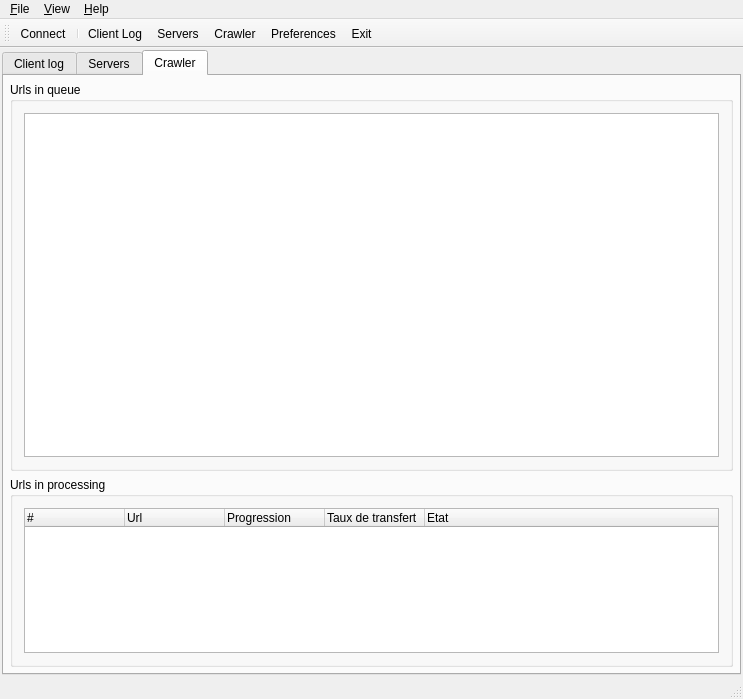
<?xml version="1.0" encoding="UTF-8"?>
<ui version="4.0">
 <author>ANNEHEIM Geoffrey</author>
 <class>MCClientMainWindow</class>
 <widget class="QMainWindow" name="MCClientMainWindow">
  <property name="geometry">
   <rect>
    <x>0</x>
    <y>0</y>
    <width>743</width>
    <height>699</height>
   </rect>
  </property>
  <property name="windowTitle">
   <string>ServerMainWindow</string>
  </property>
  <widget class="QWidget" name="centralWidget">
   <layout class="QVBoxLayout">
    <property name="spacing">
     <number>6</number>
    </property>
    <property name="margin">
     <number>2</number>
    </property>
    <item>
     <widget class="MyQTabWidget" name="tabWidgetForms">
      <property name="currentIndex">
       <number>2</number>
      </property>
      <widget class="QWidget" name="tabClientLog">
       <attribute name="title">
        <string>Client log</string>
       </attribute>
       <layout class="QVBoxLayout">
        <property name="margin">
         <number>0</number>
        </property>
        <item>
         <widget class="CLogTreeWidget" name="treeWidgetClientLog">
          <property name="autoScroll">
           <bool>false</bool>
          </property>
          <property name="editTriggers">
           <set>QAbstractItemView::NoEditTriggers</set>
          </property>
          <property name="selectionMode">
           <enum>QAbstractItemView::NoSelection</enum>
          </property>
          <property name="iconSize">
           <size>
            <width>16</width>
            <height>16</height>
           </size>
          </property>
          <property name="rootIsDecorated">
           <bool>false</bool>
          </property>
          <property name="itemsExpandable">
           <bool>false</bool>
          </property>
          <property name="allColumnsShowFocus">
           <bool>true</bool>
          </property>
          <property name="wordWrap">
           <bool>true</bool>
          </property>
          <property name="expandsOnDoubleClick">
           <bool>false</bool>
          </property>
          <column>
           <property name="text">
            <string notr="true">1</string>
           </property>
          </column>
         </widget>
        </item>
        <item>
         <layout class="QHBoxLayout">
          <item>
           <spacer>
            <property name="orientation">
             <enum>Qt::Horizontal</enum>
            </property>
            <property name="sizeHint" stdset="0">
             <size>
              <width>40</width>
              <height>20</height>
             </size>
            </property>
           </spacer>
          </item>
          <item>
           <widget class="QPushButton" name="buttonClientLogCopy">
            <property name="text">
             <string>Copy To Clipboard</string>
            </property>
           </widget>
          </item>
          <item>
           <widget class="QPushButton" name="buttonClientLogClear">
            <property name="text">
             <string>Clean</string>
            </property>
           </widget>
          </item>
         </layout>
        </item>
       </layout>
      </widget>
      <widget class="QWidget" name="tabServers">
       <attribute name="title">
        <string>Servers</string>
       </attribute>
       <layout class="QHBoxLayout">
        <property name="margin">
         <number>0</number>
        </property>
        <item>
         <widget class="MCServersTreeWidget" name="treeWidgetServers">
          <property name="autoScroll">
           <bool>false</bool>
          </property>
          <property name="editTriggers">
           <set>QAbstractItemView::NoEditTriggers</set>
          </property>
          <property name="selectionMode">
           <enum>QAbstractItemView::ExtendedSelection</enum>
          </property>
          <property name="iconSize">
           <size>
            <width>16</width>
            <height>16</height>
           </size>
          </property>
          <property name="rootIsDecorated">
           <bool>false</bool>
          </property>
          <property name="itemsExpandable">
           <bool>false</bool>
          </property>
          <property name="sortingEnabled">
           <bool>true</bool>
          </property>
          <property name="animated">
           <bool>true</bool>
          </property>
          <property name="allColumnsShowFocus">
           <bool>true</bool>
          </property>
          <property name="expandsOnDoubleClick">
           <bool>false</bool>
          </property>
          <attribute name="headerShowSortIndicator" stdset="0">
           <bool>true</bool>
          </attribute>
          <column>
           <property name="text">
            <string notr="true">1</string>
           </property>
          </column>
         </widget>
        </item>
        <item>
         <layout class="QVBoxLayout">
          <item>
           <widget class="QPushButton" name="buttonConnectDisconnect">
            <property name="text">
             <string>Connect</string>
            </property>
           </widget>
          </item>
          <item>
           <widget class="QGroupBox" name="groupBoxAddServer">
            <property name="sizePolicy">
             <sizepolicy hsizetype="Fixed" vsizetype="Preferred">
              <horstretch>0</horstretch>
              <verstretch>0</verstretch>
             </sizepolicy>
            </property>
            <property name="title">
             <string>Add a server</string>
            </property>
            <layout class="QVBoxLayout">
             <item>
              <layout class="QHBoxLayout">
               <item>
                <layout class="QVBoxLayout">
                 <item>
                  <widget class="QLabel" name="lblAddServerIP">
                   <property name="text">
                    <string>IP address :</string>
                   </property>
                   <property name="buddy">
                    <cstring>textAddServerIP</cstring>
                   </property>
                  </widget>
                 </item>
                 <item>
                  <widget class="QLineEdit" name="textAddServerIP">
                   <property name="sizePolicy">
                    <sizepolicy hsizetype="Fixed" vsizetype="Fixed">
                     <horstretch>0</horstretch>
                     <verstretch>0</verstretch>
                    </sizepolicy>
                   </property>
                   <property name="minimumSize">
                    <size>
                     <width>100</width>
                     <height>0</height>
                    </size>
                   </property>
                   <property name="maximumSize">
                    <size>
                     <width>100</width>
                     <height>16777215</height>
                    </size>
                   </property>
                   <property name="baseSize">
                    <size>
                     <width>0</width>
                     <height>0</height>
                    </size>
                   </property>
                  </widget>
                 </item>
                </layout>
               </item>
               <item>
                <spacer>
                 <property name="orientation">
                  <enum>Qt::Horizontal</enum>
                 </property>
                 <property name="sizeType">
                  <enum>QSizePolicy::Fixed</enum>
                 </property>
                 <property name="sizeHint" stdset="0">
                  <size>
                   <width>10</width>
                   <height>20</height>
                  </size>
                 </property>
                </spacer>
               </item>
               <item>
                <layout class="QVBoxLayout">
                 <item>
                  <widget class="QLabel" name="lblAddServerPort">
                   <property name="text">
                    <string>Port :</string>
                   </property>
                   <property name="buddy">
                    <cstring>spinBoxAddServerPort</cstring>
                   </property>
                  </widget>
                 </item>
                 <item>
                  <widget class="QSpinBox" name="spinBoxAddServerPort">
                   <property name="sizePolicy">
                    <sizepolicy hsizetype="Fixed" vsizetype="Fixed">
                     <horstretch>0</horstretch>
                     <verstretch>0</verstretch>
                    </sizepolicy>
                   </property>
                   <property name="minimumSize">
                    <size>
                     <width>60</width>
                     <height>0</height>
                    </size>
                   </property>
                   <property name="minimum">
                    <number>1</number>
                   </property>
                   <property name="maximum">
                    <number>65535</number>
                   </property>
                   <property name="value">
                    <number>8080</number>
                   </property>
                  </widget>
                 </item>
                </layout>
               </item>
              </layout>
             </item>
             <item>
              <widget class="QLabel" name="lblAddServerName">
               <property name="text">
                <string>Name :</string>
               </property>
               <property name="buddy">
                <cstring>textAddServerIP</cstring>
               </property>
              </widget>
             </item>
             <item>
              <widget class="QLineEdit" name="textAddServerName">
               <property name="maxLength">
                <number>64</number>
               </property>
              </widget>
             </item>
             <item>
              <layout class="QHBoxLayout">
               <item>
                <spacer>
                 <property name="orientation">
                  <enum>Qt::Horizontal</enum>
                 </property>
                 <property name="sizeHint" stdset="0">
                  <size>
                   <width>58</width>
                   <height>13</height>
                  </size>
                 </property>
                </spacer>
               </item>
               <item>
                <widget class="QPushButton" name="buttonAddServer">
                 <property name="text">
                  <string>Add</string>
                 </property>
                </widget>
               </item>
              </layout>
             </item>
            </layout>
           </widget>
          </item>
          <item>
           <spacer>
            <property name="orientation">
             <enum>Qt::Vertical</enum>
            </property>
            <property name="sizeHint" stdset="0">
             <size>
              <width>20</width>
              <height>40</height>
             </size>
            </property>
           </spacer>
          </item>
         </layout>
        </item>
       </layout>
      </widget>
      <widget class="QWidget" name="tabCrawler">
       <attribute name="title">
        <string>Crawler</string>
       </attribute>
       <layout class="QVBoxLayout">
        <property name="margin">
         <number>6</number>
        </property>
        <item>
         <widget class="QGroupBox" name="groupBoxCrawlerUrlsInQueue">
          <property name="sizePolicy">
           <sizepolicy hsizetype="Preferred" vsizetype="Preferred">
            <horstretch>0</horstretch>
            <verstretch>0</verstretch>
           </sizepolicy>
          </property>
          <property name="title">
           <string>Urls in queue</string>
          </property>
          <layout class="QVBoxLayout">
           <item>
            <widget class="QListView" name="listViewCrawlerUrlsInQueue"/>
           </item>
          </layout>
         </widget>
        </item>
        <item>
         <widget class="QGroupBox" name="groupBoxCrawlerUrlsInProcessing">
          <property name="maximumSize">
           <size>
            <width>16777215</width>
            <height>190</height>
           </size>
          </property>
          <property name="title">
           <string>Urls in processing</string>
          </property>
          <layout class="QVBoxLayout">
           <item>
            <widget class="TreeWidgetThreadsInfos" name="treeWidgetThreadsInfos">
             <property name="sizeIncrement">
              <size>
               <width>0</width>
               <height>0</height>
              </size>
             </property>
             <property name="styleSheet">
              <string notr="true"/>
             </property>
             <property name="autoScroll">
              <bool>false</bool>
             </property>
             <property name="editTriggers">
              <set>QAbstractItemView::NoEditTriggers</set>
             </property>
             <property name="showDropIndicator" stdset="0">
              <bool>false</bool>
             </property>
             <property name="selectionMode">
              <enum>QAbstractItemView::NoSelection</enum>
             </property>
             <property name="autoExpandDelay">
              <number>-1</number>
             </property>
             <property name="indentation">
              <number>20</number>
             </property>
             <property name="rootIsDecorated">
              <bool>false</bool>
             </property>
             <property name="uniformRowHeights">
              <bool>true</bool>
             </property>
             <property name="itemsExpandable">
              <bool>false</bool>
             </property>
             <property name="allColumnsShowFocus">
              <bool>true</bool>
             </property>
             <property name="wordWrap">
              <bool>false</bool>
             </property>
             <property name="expandsOnDoubleClick">
              <bool>false</bool>
             </property>
             <property name="columnCount">
              <number>5</number>
             </property>
             <column>
              <property name="text">
               <string>#</string>
              </property>
             </column>
             <column>
              <property name="text">
               <string>Url</string>
              </property>
             </column>
             <column>
              <property name="text">
               <string>Progression</string>
              </property>
             </column>
             <column>
              <property name="text">
               <string>Taux de transfert</string>
              </property>
             </column>
             <column>
              <property name="text">
               <string>Etat</string>
              </property>
             </column>
            </widget>
           </item>
          </layout>
         </widget>
        </item>
       </layout>
      </widget>
     </widget>
    </item>
   </layout>
  </widget>
  <widget class="QMenuBar" name="menuBar">
   <property name="geometry">
    <rect>
     <x>0</x>
     <y>0</y>
     <width>743</width>
     <height>21</height>
    </rect>
   </property>
   <widget class="QMenu" name="menuFile">
    <property name="title">
     <string>&amp;File</string>
    </property>
    <addaction name="doFilePreferences"/>
    <addaction name="separator"/>
    <addaction name="doFileExit"/>
   </widget>
   <widget class="QMenu" name="menuView">
    <property name="title">
     <string>&amp;View</string>
    </property>
    <widget class="QMenu" name="menuViewToolBars">
     <property name="title">
      <string>Toolbars</string>
     </property>
    </widget>
    <addaction name="menuViewToolBars"/>
    <addaction name="doViewStatusBar"/>
   </widget>
   <widget class="QMenu" name="menuHelp">
    <property name="title">
     <string>&amp;Help</string>
    </property>
    <addaction name="doHelpAbout"/>
    <addaction name="doHelpAboutQt"/>
   </widget>
   <addaction name="menuFile"/>
   <addaction name="menuView"/>
   <addaction name="menuHelp"/>
  </widget>
  <widget class="QToolBar" name="mainToolBar">
   <property name="sizePolicy">
    <sizepolicy hsizetype="Expanding" vsizetype="Preferred">
     <horstretch>0</horstretch>
     <verstretch>0</verstretch>
    </sizepolicy>
   </property>
   <property name="windowTitle">
    <string>Main menu</string>
   </property>
   <property name="iconSize">
    <size>
     <width>64</width>
     <height>64</height>
    </size>
   </property>
   <property name="toolButtonStyle">
    <enum>Qt::ToolButtonTextUnderIcon</enum>
   </property>
   <property name="floatable">
    <bool>false</bool>
   </property>
   <attribute name="toolBarArea">
    <enum>TopToolBarArea</enum>
   </attribute>
   <attribute name="toolBarBreak">
    <bool>false</bool>
   </attribute>
   <addaction name="doMainToolBarConnectDisconnect"/>
   <addaction name="separator"/>
   <addaction name="doMainToolBarClientLog"/>
   <addaction name="doMainToolBarServers"/>
   <addaction name="doMainToolBarCrawler"/>
   <addaction name="doMainToolBarPreferences"/>
   <addaction name="doMainToolBarExit"/>
  </widget>
  <widget class="QStatusBar" name="statusbar"/>
  <action name="doMainToolBarExit">
   <property name="icon">
    <iconset resource="../Shared/shared.qrc">
     <normaloff>:/MainToolBar/ExitIcon</normaloff>:/MainToolBar/ExitIcon</iconset>
   </property>
   <property name="text">
    <string>Exit</string>
   </property>
   <property name="toolTip">
    <string>Exit the application</string>
   </property>
  </action>
  <action name="doMainToolBarPreferences">
   <property name="icon">
    <iconset resource="../Shared/shared.qrc">
     <normaloff>:/MainToolBar/PreferencesIcon</normaloff>:/MainToolBar/PreferencesIcon</iconset>
   </property>
   <property name="text">
    <string>Preferences</string>
   </property>
   <property name="iconText">
    <string>Preferences</string>
   </property>
   <property name="toolTip">
    <string>Preferences dialog</string>
   </property>
   <property name="menuRole">
    <enum>QAction::PreferencesRole</enum>
   </property>
  </action>
  <action name="doFileExit">
   <property name="icon">
    <iconset resource="../Shared/shared.qrc">
     <normaloff>:/Menu/ExitIcon</normaloff>:/Menu/ExitIcon</iconset>
   </property>
   <property name="text">
    <string>Exit</string>
   </property>
   <property name="toolTip">
    <string>Exit application</string>
   </property>
   <property name="shortcut">
    <string>Ctrl+Q</string>
   </property>
   <property name="menuRole">
    <enum>QAction::QuitRole</enum>
   </property>
  </action>
  <action name="doViewStatusBar">
   <property name="checkable">
    <bool>true</bool>
   </property>
   <property name="checked">
    <bool>true</bool>
   </property>
   <property name="text">
    <string>Status bar</string>
   </property>
  </action>
  <action name="doHelpAbout">
   <property name="text">
    <string>About</string>
   </property>
   <property name="menuRole">
    <enum>QAction::AboutRole</enum>
   </property>
  </action>
  <action name="doHelpAboutQt">
   <property name="icon">
    <iconset resource="../Shared/shared.qrc">
     <normaloff>:/Menu/AboutQtIcon</normaloff>:/Menu/AboutQtIcon</iconset>
   </property>
   <property name="text">
    <string>About Qt</string>
   </property>
   <property name="menuRole">
    <enum>QAction::AboutQtRole</enum>
   </property>
  </action>
  <action name="doFilePreferences">
   <property name="icon">
    <iconset resource="../Shared/shared.qrc">
     <normaloff>:/Menu/PreferencesIcon</normaloff>:/Menu/PreferencesIcon</iconset>
   </property>
   <property name="text">
    <string>Preferences</string>
   </property>
   <property name="shortcut">
    <string>Ctrl+P</string>
   </property>
   <property name="menuRole">
    <enum>QAction::PreferencesRole</enum>
   </property>
  </action>
  <action name="doMainToolBarClientLog">
   <property name="checkable">
    <bool>true</bool>
   </property>
   <property name="icon">
    <iconset resource="../Shared/shared.qrc">
     <normaloff>:/MainToolBar/LogIcon</normaloff>:/MainToolBar/LogIcon</iconset>
   </property>
   <property name="text">
    <string>Client Log</string>
   </property>
   <property name="toolTip">
    <string>Show client log</string>
   </property>
   <property name="FormIndex" stdset="0">
    <number>0</number>
   </property>
  </action>
  <action name="doMainToolBarServers">
   <property name="checkable">
    <bool>true</bool>
   </property>
   <property name="icon">
    <iconset resource="resources.qrc">
     <normaloff>:/MainToolBar/ServersIcon</normaloff>
     <normalon>:/MainToolBar/ServerUnconnectedIcon</normalon>:/MainToolBar/ServersIcon</iconset>
   </property>
   <property name="text">
    <string>Servers</string>
   </property>
   <property name="toolTip">
    <string>Servers list</string>
   </property>
   <property name="FormIndex" stdset="0">
    <number>1</number>
   </property>
  </action>
  <action name="doMainToolBarConnectDisconnect">
   <property name="icon">
    <iconset resource="../Shared/shared.qrc">
     <normaloff>:/MainToolBar/UnconnectedIcon</normaloff>
     <normalon>:/MainToolBar/ConnectedIcon</normalon>:/MainToolBar/UnconnectedIcon</iconset>
   </property>
   <property name="text">
    <string>Connect</string>
   </property>
   <property name="toolTip">
    <string>Connect / Disconnect</string>
   </property>
  </action>
  <action name="doMainToolBarCrawler">
   <property name="checkable">
    <bool>true</bool>
   </property>
   <property name="icon">
    <iconset resource="resources.qrc">
     <normaloff>:/MainToolBar/CrawlerIcon</normaloff>:/MainToolBar/CrawlerIcon</iconset>
   </property>
   <property name="text">
    <string>Crawler</string>
   </property>
   <property name="toolTip">
    <string>Crawler</string>
   </property>
   <property name="FormIndex" stdset="0">
    <number>2</number>
   </property>
  </action>
 </widget>
 <layoutdefault spacing="6" margin="11"/>
 <customwidgets>
  <customwidget>
   <class>MyQTabWidget</class>
   <extends>QTabWidget</extends>
   <header>../Components/Widgets/MyQTabWidget.h</header>
   <container>1</container>
  </customwidget>
  <customwidget>
   <class>CLogTreeWidget</class>
   <extends>QTreeWidget</extends>
   <header>../Components/Widgets/LogTreeWidget.h</header>
   <slots>
    <slot>copyToClipboard()</slot>
   </slots>
  </customwidget>
  <customwidget>
   <class>MCServersTreeWidget</class>
   <extends>QTreeWidget</extends>
   <header>ServersTreeWidget.h</header>
  </customwidget>
  <customwidget>
   <class>TreeWidgetThreadsInfos</class>
   <extends>QTreeWidget</extends>
   <header>TreeWidgetThreadsInfos.h</header>
  </customwidget>
 </customwidgets>
 <resources>
  <include location="resources.qrc"/>
  <include location="../Shared/shared.qrc"/>
 </resources>
 <connections>
  <connection>
   <sender>doMainToolBarExit</sender>
   <signal>triggered()</signal>
   <receiver>MCClientMainWindow</receiver>
   <slot>close()</slot>
   <hints>
    <hint type="sourcelabel">
     <x>-1</x>
     <y>-1</y>
    </hint>
    <hint type="destinationlabel">
     <x>265</x>
     <y>238</y>
    </hint>
   </hints>
  </connection>
  <connection>
   <sender>doFileExit</sender>
   <signal>triggered()</signal>
   <receiver>MCClientMainWindow</receiver>
   <slot>close()</slot>
   <hints>
    <hint type="sourcelabel">
     <x>-1</x>
     <y>-1</y>
    </hint>
    <hint type="destinationlabel">
     <x>265</x>
     <y>238</y>
    </hint>
   </hints>
  </connection>
  <connection>
   <sender>doViewStatusBar</sender>
   <signal>toggled(bool)</signal>
   <receiver>statusbar</receiver>
   <slot>setVisible(bool)</slot>
   <hints>
    <hint type="sourcelabel">
     <x>-1</x>
     <y>-1</y>
    </hint>
    <hint type="destinationlabel">
     <x>265</x>
     <y>510</y>
    </hint>
   </hints>
  </connection>
  <connection>
   <sender>buttonConnectDisconnect</sender>
   <signal>clicked()</signal>
   <receiver>doMainToolBarConnectDisconnect</receiver>
   <slot>trigger()</slot>
   <hints>
    <hint type="sourcelabel">
     <x>451</x>
     <y>159</y>
    </hint>
    <hint type="destinationlabel">
     <x>-1</x>
     <y>-1</y>
    </hint>
   </hints>
  </connection>
  <connection>
   <sender>buttonClientLogClear</sender>
   <signal>clicked()</signal>
   <receiver>treeWidgetClientLog</receiver>
   <slot>clear()</slot>
   <hints>
    <hint type="sourcelabel">
     <x>511</x>
     <y>461</y>
    </hint>
    <hint type="destinationlabel">
     <x>489</x>
     <y>402</y>
    </hint>
   </hints>
  </connection>
  <connection>
   <sender>buttonClientLogCopy</sender>
   <signal>clicked()</signal>
   <receiver>treeWidgetClientLog</receiver>
   <slot>copyToClipboard()</slot>
   <hints>
    <hint type="sourcelabel">
     <x>420</x>
     <y>463</y>
    </hint>
    <hint type="destinationlabel">
     <x>395</x>
     <y>363</y>
    </hint>
   </hints>
  </connection>
 </connections>
 <designerdata>
  <property name="gridDeltaX">
   <number>10</number>
  </property>
  <property name="gridDeltaY">
   <number>10</number>
  </property>
  <property name="gridSnapX">
   <bool>true</bool>
  </property>
  <property name="gridSnapY">
   <bool>true</bool>
  </property>
  <property name="gridVisible">
   <bool>true</bool>
  </property>
 </designerdata>
</ui>
